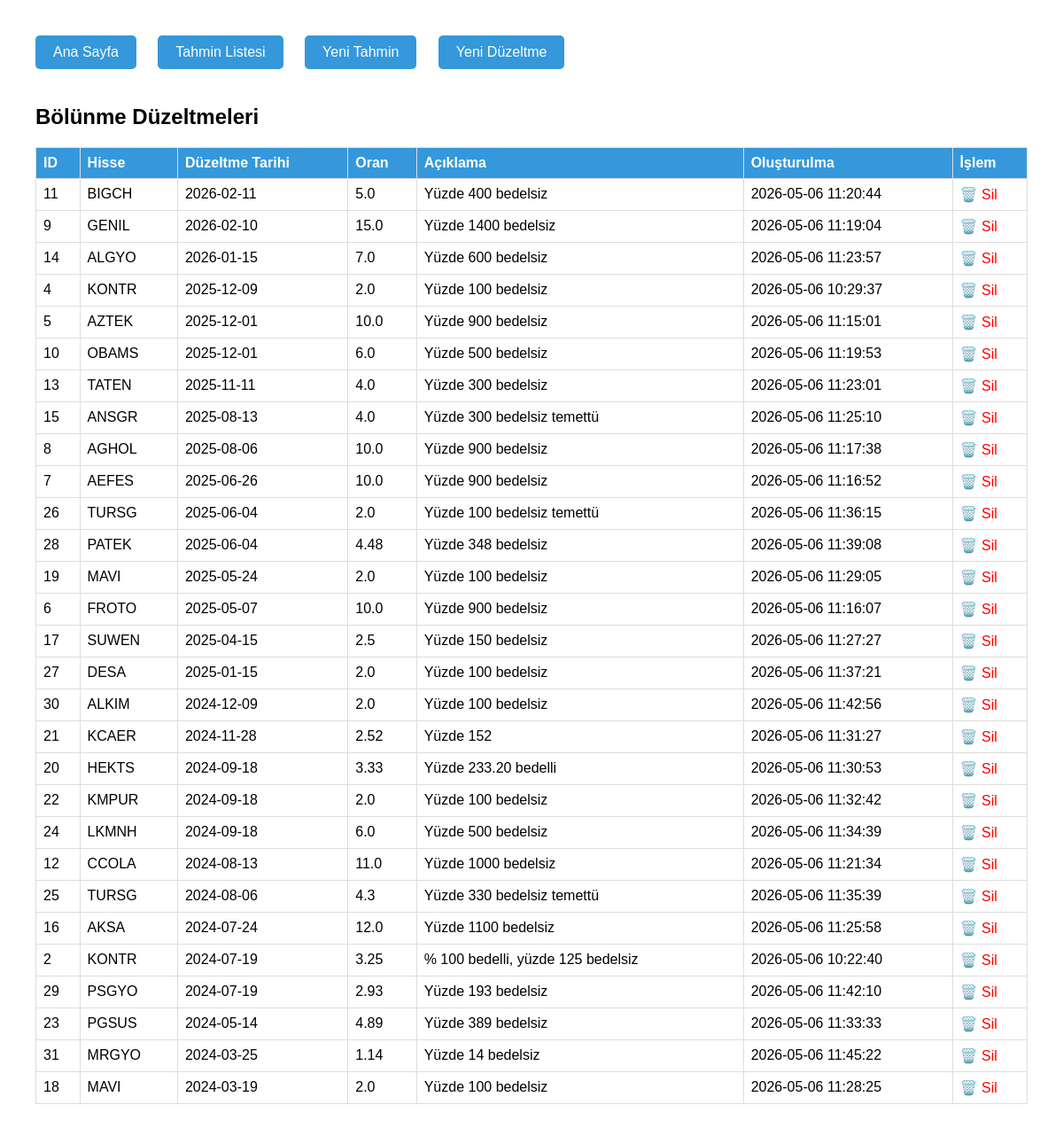
The page /adjustments on the database as committed earlier.
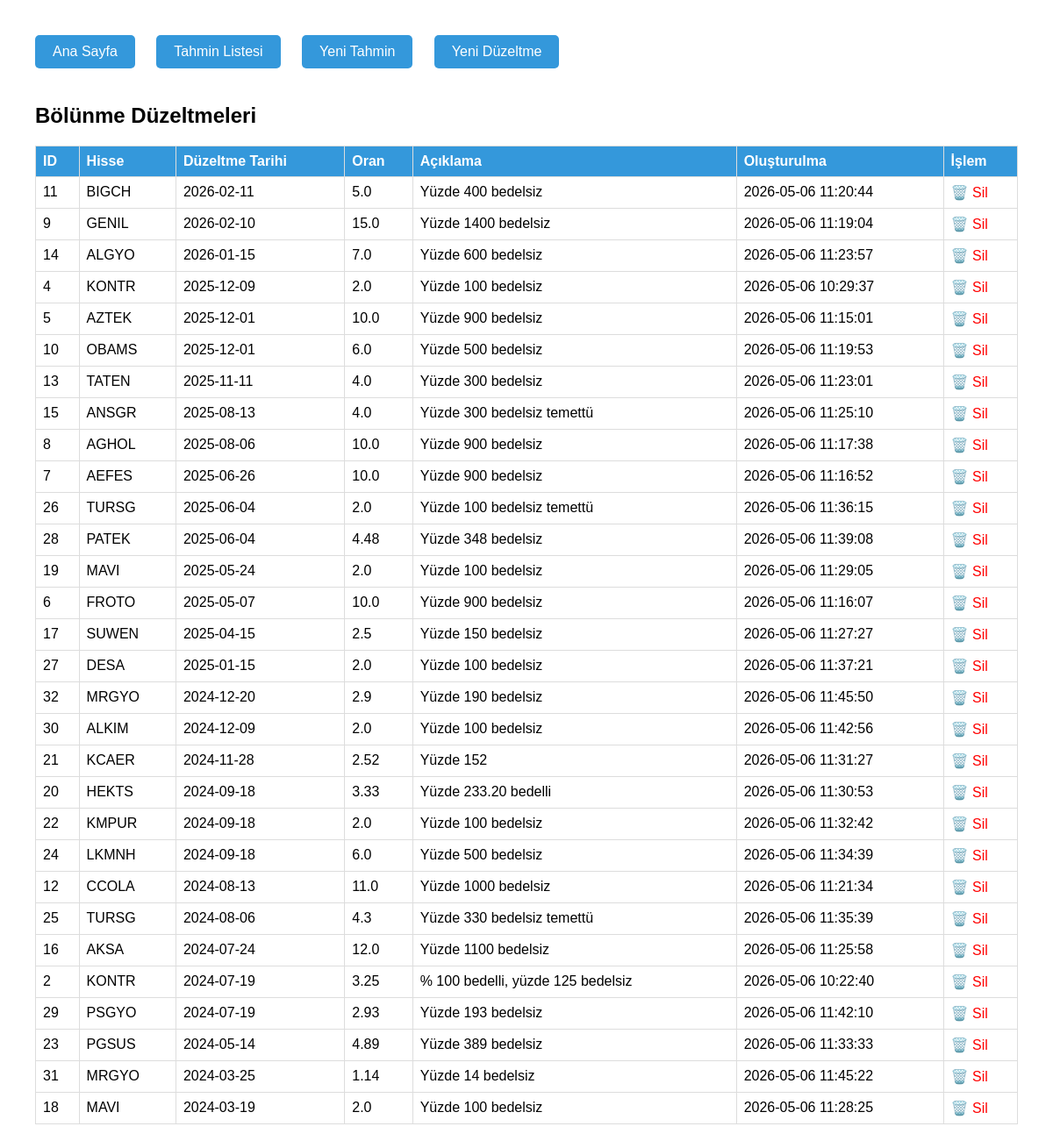
The same page on the database as committed later.
### tables this page shows
CREATE TABLE bolunme_duzeltmeleri (
            id INTEGER PRIMARY KEY AUTOINCREMENT,
            hisse_kodu TEXT NOT NULL,
            bolunme_tarihi TEXT NOT NULL,
            oran REAL NOT NULL,
            aciklama TEXT,
            created_at TIMESTAMP DEFAULT CURRENT_TIMESTAMP
        );

### admin.py (the view)
@app.route('/adjustments')
def adjustments():
    conn = get_db()
    c = conn.cursor()
    c.execute("SELECT id, hisse_kodu, bolunme_tarihi, oran, aciklama, created_at FROM bolunme_duzeltmeleri ORDER BY bolunme_tarihi DESC")
    rows = c.fetchall()
    conn.close()
    return render_template('adjustments.html', adjustments=rows, github_ok=bool(GITHUB_TOKEN))

### admin.py (called while the page is built)
def get_db():
    conn = sqlite3.connect(DB_PATH)
    return conn

### templates/adjustments.html (shortened to what this page needs)
<!DOCTYPE html>
<html>
<head>
</head>
<body>
    <div class="menu">
        <a href="/">Ana Sayfa</a>
        <a href="/list">Tahmin Listesi</a>
        <a href="/add">Yeni Tahmin</a>
        <a href="/add_adjustment">Yeni Düzeltme</a>
    </div>
    <h2>Bölünme Düzeltmeleri</h2>
    <table>
        <thead>
            <tr><th>ID</th><th>Hisse</th><th>Düzeltme Tarihi</th><th>Oran</th><th>Açıklama</th><th>Oluşturulma</th><th>İşlem</th></tr>
        </thead>
        <tbody>
            {% for adj in adjustments %}
            <tr>
                <td>{{ adj[0] }}</td>
                <td>{{ adj[1] }}</td>
                <td>{{ adj[2] }}</td>
                <td>{{ adj[3] }}</td>
                <td>{{ adj[4] }}</td>
                <td>{{ adj[5] }}</td>
                <td><a href="/delete_adjustment/{{ adj[0] }}" class="delete" onclick="return confirm('Bu düzeltmeyi silmek tüm etkilerini geri alır. Devam?')">🗑️ Sil</a></td>
            </tr>
            {% endfor %}
        </tbody>
    </table>
</body>
</html>

### templates/adjustments.html (style rules this page uses)
body { font-family: Arial; margin: 40px; }
table { border-collapse: collapse; width: 100%; }
th, td { border: 1px solid #ddd; padding: 8px; text-align: left; }
th { background: #3498db; color: white; }
.delete { color: red; text-decoration: none; }
.menu a { display: inline-block; margin-right: 20px; padding: 10px 20px; background: #3498db; color: white; text-decoration: none; border-radius: 5px; margin-bottom: 20px; }

Rows that differ between the two databases and show on the page:
added bolunme_duzeltmeleri: id "32", hisse_kodu "MRGYO", bolunme_tarihi "2024-12-20", oran "2.9", aciklama "Yüzde 190 bedelsiz", created_at "2026-05-06 11:45:50"
